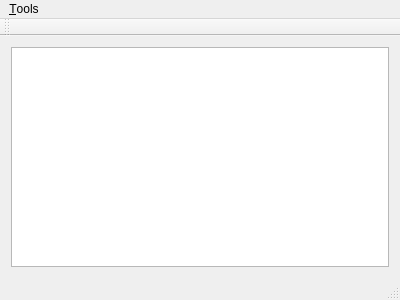
<?xml version="1.0" encoding="UTF-8"?>
<ui version="4.0">
 <class>MainWindow</class>
 <widget class="QMainWindow" name="MainWindow">
  <property name="geometry">
   <rect>
    <x>0</x>
    <y>0</y>
    <width>400</width>
    <height>300</height>
   </rect>
  </property>
  <property name="windowTitle">
   <string>MainWindow</string>
  </property>
  <widget class="QWidget" name="centralWidget">
   <layout class="QHBoxLayout" name="horizontalLayout">
    <item>
     <widget class="QListView" name="listView"/>
    </item>
   </layout>
  </widget>
  <widget class="QMenuBar" name="menuBar">
   <property name="geometry">
    <rect>
     <x>0</x>
     <y>0</y>
     <width>400</width>
     <height>25</height>
    </rect>
   </property>
   <widget class="QMenu" name="menu_Tools">
    <property name="title">
     <string>&amp;Tools</string>
    </property>
    <addaction name="action_New"/>
    <addaction name="action_Add"/>
   </widget>
   <addaction name="menu_Tools"/>
  </widget>
  <widget class="QToolBar" name="mainToolBar">
   <attribute name="toolBarArea">
    <enum>TopToolBarArea</enum>
   </attribute>
   <attribute name="toolBarBreak">
    <bool>false</bool>
   </attribute>
  </widget>
  <widget class="QStatusBar" name="statusBar"/>
  <action name="action_New">
   <property name="text">
    <string>&amp;New</string>
   </property>
  </action>
  <action name="action_Add">
   <property name="text">
    <string>&amp;Add</string>
   </property>
  </action>
 </widget>
 <layoutdefault spacing="6" margin="11"/>
 <resources/>
 <connections/>
</ui>
